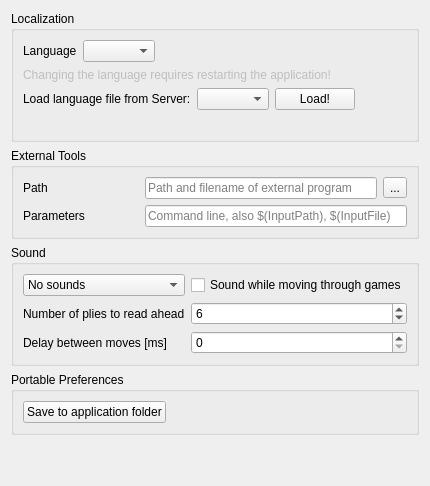
     <widget class="QWidget" name="tabApp">
      <attribute name="title">
       <string>App</string>
      </attribute>
      <layout class="QVBoxLayout" name="verticalLayout_11">
       <item>
        <widget class="QGroupBox" name="groupBox_5">
         <property name="title">
          <string>Localization</string>
         </property>
         <layout class="QVBoxLayout" name="verticalLayout_9">
          <item>
           <layout class="QHBoxLayout" name="horizontalLayout_3">
            <item>
             <widget class="QLabel" name="label_12">
              <property name="text">
               <string>Language</string>
              </property>
             </widget>
            </item>
            <item>
             <widget class="QComboBox" name="cbLanguage"/>
            </item>
            <item>
             <spacer name="horizontalSpacer_2">
              <property name="orientation">
               <enum>Qt::Horizontal</enum>
              </property>
              <property name="sizeHint" stdset="0">
               <size>
                <width>40</width>
                <height>20</height>
               </size>
              </property>
             </spacer>
            </item>
           </layout>
          </item>
          <item>
           <widget class="QLabel" name="label_13">
            <property name="enabled">
             <bool>false</bool>
            </property>
            <property name="text">
             <string>Changing the language requires restarting the application!</string>
            </property>
           </widget>
          </item>
          <item>
           <layout class="QHBoxLayout" name="horizontalLayout_9">
            <item>
             <widget class="QLabel" name="label_19">
              <property name="text">
               <string>Load language file from Server:</string>
              </property>
             </widget>
            </item>
            <item>
             <widget class="QComboBox" name="cbLangServer"/>
            </item>
            <item>
             <widget class="QPushButton" name="btLoadLang">
              <property name="text">
               <string>Load!</string>
              </property>
             </widget>
            </item>
            <item>
             <spacer name="horizontalSpacer_4">
              <property name="orientation">
               <enum>Qt::Horizontal</enum>
              </property>
              <property name="sizeHint" stdset="0">
               <size>
                <width>40</width>
                <height>20</height>
               </size>
              </property>
             </spacer>
            </item>
           </layout>
          </item>
          <item>
           <widget class="QLabel" name="labelLoadStatus">
            <property name="enabled">
             <bool>false</bool>
            </property>
            <property name="text">
             <string/>
            </property>
           </widget>
          </item>
         </layout>
        </widget>
       </item>
       <item>
        <widget class="QGroupBox" name="groupAppExternal">
         <property name="title">
          <string>External Tools</string>
         </property>
         <layout class="QGridLayout" name="gridLayout_3">
          <item row="1" column="0">
           <widget class="QLabel" name="lbExtToolParamter">
            <property name="text">
             <string>Parameters</string>
            </property>
            <property name="buddy">
             <cstring>extToolParameters</cstring>
            </property>
           </widget>
          </item>
          <item row="0" column="0">
           <widget class="QLabel" name="lbExtToolPath">
            <property name="text">
             <string>Path</string>
            </property>
            <property name="buddy">
             <cstring>extToolPath</cstring>
            </property>
           </widget>
          </item>
          <item row="0" column="3">
           <widget class="QToolButton" name="btExtToolPath">
            <property name="text">
             <string>...</string>
            </property>
           </widget>
          </item>
          <item row="0" column="1" colspan="2">
           <widget class="QLineEdit" name="extToolPath">
            <property name="text">
             <string/>
            </property>
            <property name="placeholderText">
             <string>Path and filename of external program</string>
            </property>
           </widget>
          </item>
          <item row="1" column="1" colspan="3">
           <widget class="QLineEdit" name="extToolParameters">
            <property name="placeholderText">
             <string>Command line, also $(InputPath), $(InputFile)</string>
            </property>
           </widget>
          </item>
         </layout>
         <zorder>lbExtToolPath</zorder>
         <zorder>extToolPath</zorder>
         <zorder>btExtToolPath</zorder>
         <zorder>lbExtToolParamter</zorder>
         <zorder>extToolParameters</zorder>
        </widget>
       </item>
       <item>
        <widget class="QGroupBox" name="groupBox_Sound">
         <property name="title">
          <string>Sound</string>
         </property>
         <layout class="QGridLayout" name="gridLayout_7">
          <item row="1" column="0">
           <widget class="QLabel" name="labelPlyReadAhead">
            <property name="text">
             <string>Number of plies to read ahead</string>
            </property>
            <property name="buddy">
             <cstring>plyReadAhead</cstring>
            </property>
           </widget>
          </item>
          <item row="0" column="1">
           <widget class="QCheckBox" name="cbScreenReader">
            <property name="text">
             <string>Sound while moving through games</string>
            </property>
           </widget>
          </item>
          <item row="0" column="0">
           <widget class="QComboBox" name="cbSoundOn">
            <item>
             <property name="text">
              <string>No sounds</string>
             </property>
            </item>
            <item>
             <property name="text">
              <string>Indication sounds</string>
             </property>
            </item>
            <item>
             <property name="text">
              <string>Speak moves</string>
             </property>
            </item>
           </widget>
          </item>
          <item row="1" column="1">
           <widget class="QSpinBox" name="plyReadAhead">
            <property name="value">
             <number>6</number>
            </property>
           </widget>
          </item>
          <item row="2" column="0">
           <widget class="QLabel" name="labelDelayReadAhead">
            <property name="text">
             <string>Delay between moves [ms]</string>
            </property>
            <property name="buddy">
             <cstring>delayReadAhead</cstring>
            </property>
           </widget>
          </item>
          <item row="2" column="1">
           <widget class="QSpinBox" name="delayReadAhead">
            <property name="maximum">
             <number>5000</number>
            </property>
            <property name="singleStep">
             <number>100</number>
            </property>
           </widget>
          </item>
         </layout>
        </widget>
       </item>
       <item>
        <widget class="QGroupBox" name="groupBox_12">
         <property name="title">
          <string>Portable Preferences</string>
         </property>
         <layout class="QHBoxLayout" name="horizontalLayout_14">
          <item>
           <widget class="QPushButton" name="savePreferences">
            <property name="text">
             <string>Save to application folder</string>
            </property>
           </widget>
          </item>
          <item>
           <spacer name="horizontalSpacer_3">
            <property name="orientation">
             <enum>Qt::Horizontal</enum>
            </property>
            <property name="sizeHint" stdset="0">
             <size>
              <width>40</width>
              <height>20</height>
             </size>
            </property>
           </spacer>
          </item>
         </layout>
        </widget>
       </item>
       <item>
        <spacer name="verticalSpacer_3">
         <property name="orientation">
          <enum>Qt::Vertical</enum>
         </property>
         <property name="sizeHint" stdset="0">
          <size>
           <width>20</width>
           <height>40</height>
          </size>
         </property>
        </spacer>
       </item>
      </layout>
     </widget>
